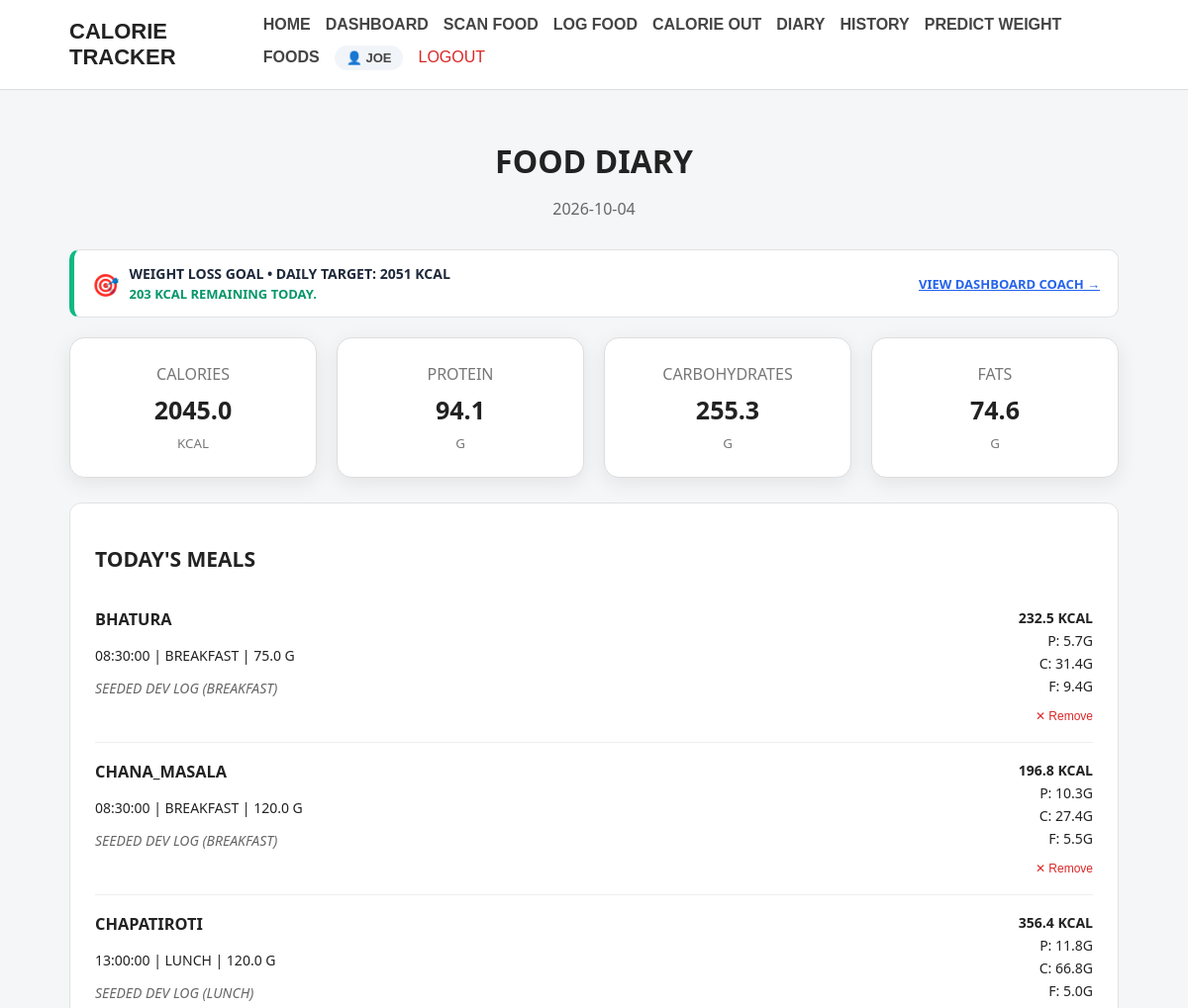
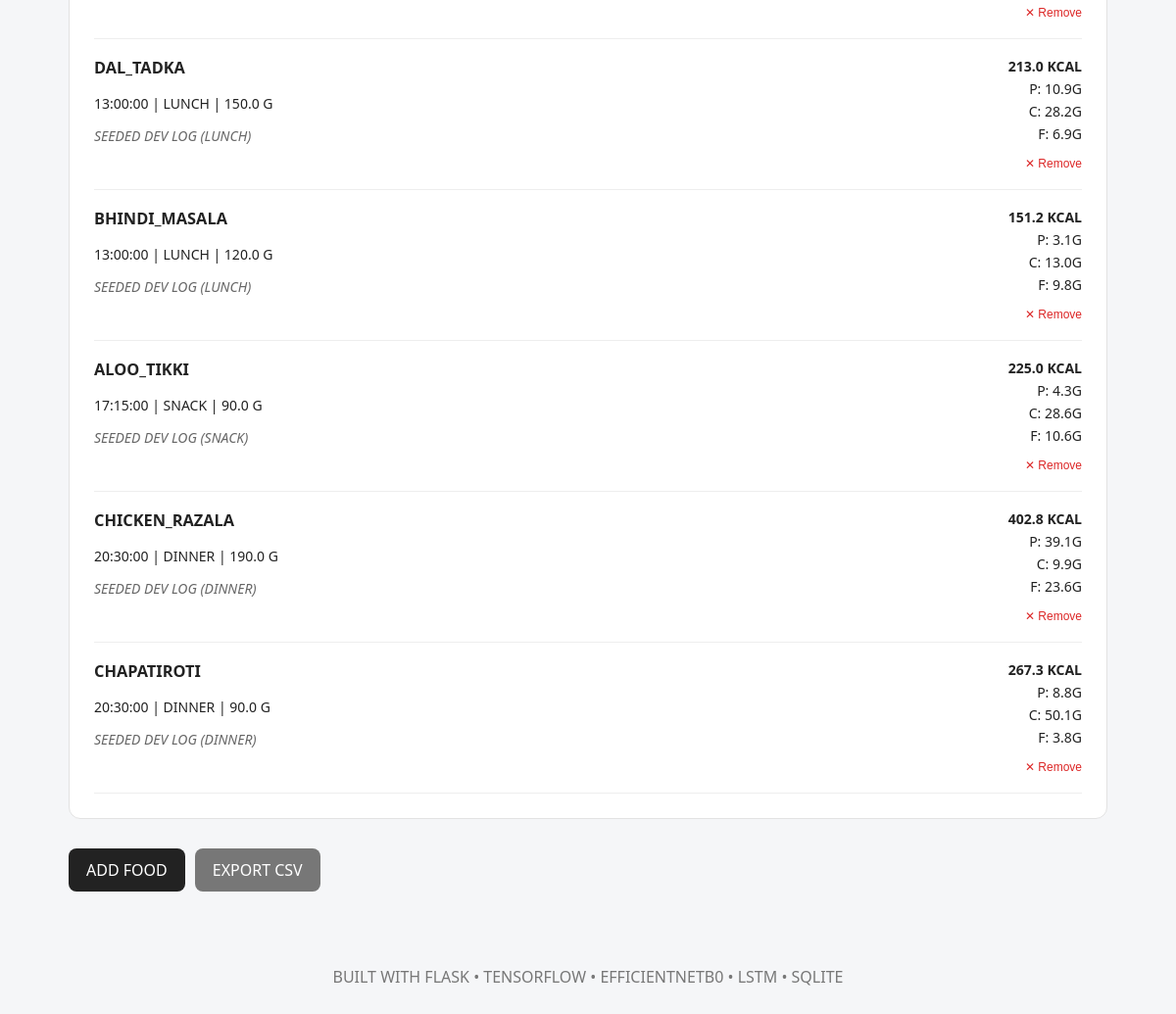
/diary/2026-10-04 (signed in), run on the app's committed database (2 pictures, top to bottom).
### tables this page shows
CREATE TABLE users (
            id INTEGER PRIMARY KEY AUTOINCREMENT,
            username TEXT NOT NULL,
            email TEXT NOT NULL UNIQUE,
            password_hash TEXT NOT NULL,
            created_at TIMESTAMP DEFAULT CURRENT_TIMESTAMP
        );

CREATE TABLE user_profiles (
            id INTEGER PRIMARY KEY AUTOINCREMENT,
            user_id INTEGER NOT NULL UNIQUE,
            age INTEGER NOT NULL,
            gender TEXT NOT NULL,
            height_cm REAL NOT NULL,
            goal TEXT NOT NULL,
            activity_level TEXT NOT NULL,
            FOREIGN KEY (user_id) REFERENCES users(id) ON DELETE CASCADE
        );

CREATE TABLE calorie_in_records (
            id INTEGER PRIMARY KEY AUTOINCREMENT,
            user_id INTEGER NOT NULL,
            dish_name TEXT NOT NULL,
            quantity REAL NOT NULL,
            meal_type TEXT,
            calories REAL DEFAULT 0.0,
            carbohydrates REAL DEFAULT 0.0,
            protein REAL DEFAULT 0.0,
            fats REAL DEFAULT 0.0,
            free_sugar REAL DEFAULT 0.0,
            fibre REAL DEFAULT 0.0,
            sodium REAL DEFAULT 0.0,
            calcium REAL DEFAULT 0.0,
            iron REAL DEFAULT 0.0,
            vitamin_c REAL DEFAULT 0.0,
            folate REAL DEFAULT 0.0,
            notes TEXT DEFAULT '',
            recorded_date TEXT NOT NULL,
            recorded_time TEXT,
            created_at TIMESTAMP DEFAULT CURRENT_TIMESTAMP,
            FOREIGN KEY (user_id) REFERENCES users(id) ON DELETE CASCADE
        );

### app.py (the view)
@app.route(
    "/diary/<date>"
)
@login_required
def diary_date(date):
    user_id = session.get("user_id")
    try:
        datetime.strptime(
            date,
            "%Y-%m-%d"
        )
    except ValueError:
        flash(
            "Invalid date. Use YYYY-MM-DD.",
            "error"
        )
        return redirect(
            url_for("diary")
        )
    entries = get_diary_by_date_user(
        user_id,
        date
    )
    totals = calculate_totals(
        entries
    )
    coach = get_daily_calorie_coach(
        user_id,
        date
    )
    return render_template(
        "diary.html",
        entries=entries,
        totals=totals,
        date=date,
        coach=coach
    )

### app.py (called while the page is built)
def login_required(view_func):
    @wraps(view_func)
    def wrapped_view(*args, **kwargs):
        if not session.get("user_id"):
            flash("Please log in to access this page.", "error")
            return redirect(url_for("login", next=request.path))
        return view_func(*args, **kwargs)
    return wrapped_view

@app.context_processor
def inject_user():
    user_id = session.get("user_id")
    if user_id:
        user = get_user_by_id(user_id)
        if user:
            return {"current_user": user, "logged_in": True}
    return {"current_user": None, "logged_in": False}

### database.py (called while the page is built)
def get_connection():
    connection = sqlite3.connect(
        DATABASE_PATH
    )
    connection.row_factory = sqlite3.Row
    connection.execute("PRAGMA foreign_keys = ON")
    return connection

def get_user_by_id(user_id):
    connection = get_connection()
    cursor = connection.cursor()
    cursor.execute("SELECT * FROM users WHERE id = ?", (user_id,))
    user = cursor.fetchone()
    connection.close()
    return user

def get_user_profile(user_id):
    connection = get_connection()
    cursor = connection.cursor()
    cursor.execute("SELECT * FROM user_profiles WHERE user_id = ?", (user_id,))
    profile = cursor.fetchone()
    connection.close()
    return profile

def get_latest_weight(user_id):
    connection = get_connection()
    cursor = connection.cursor()
    cursor.execute("""
        SELECT * FROM weight_records
        WHERE user_id = ?
        ORDER BY recorded_date DESC, created_at DESC
        LIMIT 1
    """, (user_id,))
    record = cursor.fetchone()
    connection.close()
    return record

def format_calorie_in_row(row):
    if row is None:
        return None
    d = dict(row)
    d["weight"] = d.get("quantity", 0.0)
    d["date"] = d.get("recorded_date", "")
    d["time"] = d.get("recorded_time", "")
    d["nutrition"] = {
        "Calories (kcal)": d.get("calories", 0.0),
        "Protein (g)": d.get("protein", 0.0),
        "Carbohydrates (g)": d.get("carbohydrates", 0.0),
        "Fats (g)": d.get("fats", 0.0),
        "Free Sugar (g)": d.get("free_sugar", 0.0),
        "Fibre (g)": d.get("fibre", 0.0),
        "Sodium (mg)": d.get("sodium", 0.0),
        "Calcium (mg)": d.get("calcium", 0.0),
        "Iron (mg)": d.get("iron", 0.0),
        "Vitamin C (mg)": d.get("vitamin_c", 0.0),
        "Folate (µg)": d.get("folate", 0.0)
    }
    return d

### templates/diary.html (shortened to what this page needs)
{% extends "base.html" %}
{% block content %}
<div class="page-header">
    <h1>
        Food Diary
    </h1>
    <p>
        {{ date }}
    </p>
</div>
{% if coach and coach.has_profile %}
<div class="card" style="margin-bottom: 20px; border-left: 5px solid {% if coach.is_over_budget %}#ef4444{% else %}#10b981{% endif %}; background: #ffffff; padding: 14px 18px; border-radius: 10px; display: flex; flex-wrap: wrap; justify-content: space-between; align-items: center; gap: 12px;">
    <div style="display: flex; align-items: center; gap: 10px;">
        <span style="font-size: 22px;">{% if coach.is_over_budget %}⚠️{% else %}🎯{% endif %}</span>
        <div>
            <strong style="color: #1e293b; font-size: 14px;">
                {{ coach.goal }} Goal &bull; Daily Target: {{ "%.0f"|format(coach.daily_target) }} kcal
            </strong>
            <p style="margin: 2px 0 0; font-size: 13px; color: {% if coach.is_over_budget %}#dc2626{% else %}#059669{% endif %}; font-weight: 600;">
                {% if coach.is_over_budget %}
                    Over budget by {{ "%.0f"|format(coach.excess_calories) }} kcal! Check Dashboard for activity burn-off suggestions.
                {% else %}
                    {{ "%.0f"|format(coach.remaining) }} kcal remaining today.
                {% endif %}
            </p>
        </div>
    </div>
    <div style="display: flex; gap: 10px;">
        <a href="{{ url_for('dashboard') }}" style="font-size: 13px; color: #2563eb; text-decoration: underline; font-weight: 600; align-self: center;">
            View Dashboard Coach &rarr;
        </a>
    </div>
</div>
{% endif %}
<div class="summary-grid">
    <div class="summary-card">
        <span>
            Calories
        </span>
        <strong>
            {{ "%.1f"|format(
                totals["Calories (kcal)"]
            ) }}
        </strong>
        <small>
            kcal
        </small>
    </div>
    <div class="summary-card">
        <span>
            Protein
        </span>
        <strong>
            {{ "%.1f"|format(
                totals["Protein (g)"]
            ) }}
        </strong>
        <small>
            g
        </small>
    </div>
    <div class="summary-card">
        <span>
            Carbohydrates
        </span>
        <strong>
            {{ "%.1f"|format(
                totals["Carbohydrates (g)"]
            ) }}
        </strong>
        <small>
            g
        </small>
    </div>
    <div class="summary-card">
        <span>
            Fats
        </span>
        <strong>
            {{ "%.1f"|format(
                totals["Fats (g)"]
            ) }}
        </strong>
        <small>
            g
        </small>
    </div>
</div>
{% if entries %}
<div class="card">
    <h2>
        Today's Meals
    </h2>
    {% for entry in entries %}
    <div class="diary-entry">
        <div>
            <h3>
                {{ entry.dish_name }}
            </h3>
            <p>
                {{ entry.time }}
                |
                {{ entry.meal_type|capitalize }}
                |
                {{ entry.weight }} g
            </p>
            {% if entry.notes %}
            <p class="notes">
                {{ entry.notes }}
            </p>
            {% endif %}
        </div>
        <div class="nutrition-small">
            <strong>
                {{ "%.1f"|format(
                    entry.nutrition[
                        "Calories (kcal)"
                    ]
                ) }}
                kcal
            </strong>
            <span>
                P:
                {{ "%.1f"|format(
                    entry.nutrition[
                        "Protein (g)"
                    ]
                ) }}g
            </span>
            <span>
                C:
                {{ "%.1f"|format(
                    entry.nutrition[
                        "Carbohydrates (g)"
                    ]
                ) }}g
            </span>
            <span>
                F:
                {{ "%.1f"|format(
                    entry.nutrition[
                        "Fats (g)"
                    ]
                ) }}g
            </span>
            {% if entry.id %}
            <form action="{{ url_for('delete_food', record_id=entry.id) }}" method="POST" style="margin-top:6px;" onsubmit="return confirm('Remove this food entry?');">
                <button type="submit" style="background:none; border:none; color:#dc2626; font-size:12px; cursor:pointer; padding:0;">
                    ✕ Remove
                </button>
            </form>
            {% endif %}
        </div>
    </div>
    {% endfor %}
</div>
{% endif %}
<div class="action-row">
    <a
        href="{{ url_for('log_food') }}"
        class="button"
    >
        Add Food
    </a>
    <a
        href="{{ url_for('export_diary') }}"
        class="button secondary"
    >
        Export CSV
    </a>
</div>
{% endblock %}

### templates/base.html (shortened to what this page needs)
<!DOCTYPE html>
<html lang="en">
<head>
    <link rel="stylesheet" href="{{ url_for('static', filename='css/style.css') }}">
</head>
<body>
    <nav class="navbar">
        <div class="nav-container">
            <a href="{{ url_for('home') }}" class="logo">
                Calorie Tracker
            </a>
            <div class="nav-links">
                <a href="{{ url_for('home') }}">
                    Home
                </a>
                {% if logged_in %}
                <a href="{{ url_for('dashboard') }}">
                    Dashboard
                </a>
                <a href="{{ url_for('food_scan') }}">
                    Scan Food
                </a>
                <a href="{{ url_for('log_food') }}">
                    Log Food
                </a>
                <a href="{{ url_for('calorie_out') }}">
                    Calorie Out
                </a>
                <a href="{{ url_for('diary') }}">
                    Diary
                </a>
                <a href="{{ url_for('history') }}">
                    History
                </a>
                <a href="{{ url_for('predict_weight') }}">
                    Predict Weight
                </a>
                <a href="{{ url_for('foods') }}">
                    Foods
                </a>
                <a href="{{ url_for('profile') }}" class="nav-user-badge">
                    👤 {{ current_user['username'] if current_user else 'Profile' }}
                </a>
                <a href="{{ url_for('logout') }}" class="nav-link-logout">
                    Logout
                </a>
                {% endif %}
            </div>
        </div>
    </nav>
    <main class="container">
        {% block content %}
        {% endblock %}
    </main>
    <footer>
        <p>
            Built with Flask • TensorFlow • EfficientNetB0 • LSTM • SQLite
        </p>
    </footer>
</body>
</html>

### static/css/style.css (style rules this page uses)
* { box-sizing: border-box; }
body { margin: 0; font-family: "Segoe UI", sans-serif; background: #f5f6f8; color: #222; text-transform: uppercase; }
.navbar { background: #ffffff; border-bottom: 1px solid #ddd; font-family: "Trebuchet MS", sans-serif; font-weight: bold; }
.nav-container { max-width: 1100px; margin: auto; padding: 16px 20px; display: flex; justify-content: space-between; align-items: center; gap: 20px; }
.logo { font-size: 22px; font-weight: bold; text-decoration: none; color: #222; }
.nav-links { display: flex; flex-wrap: wrap; gap: 15px; }
.nav-links a { text-decoration: none; color: #444; }
.container { max-width: 1100px; margin: auto; padding: 30px 20px; }
.button { display: inline-block; padding: 11px 18px; background: #222; color: white; text-decoration: none; border: none; border-radius: 8px; cursor: pointer; margin-top: 10px; text-transform: uppercase; }
.button.secondary { background: #777; text-transform: uppercase; }
.card { background: white; padding: 25px; margin-bottom: 20px; border-radius: 12px; border: 1px solid #e2e2e2; font-size: 14px; }
.page-header { margin-bottom: 25px; }
.summary-grid { display: grid; grid-template-columns: repeat(4, 1fr); gap: 15px; margin-bottom: 20px; }
.summary-card { background: white; border: 1px solid #ddd; border-radius: 10px; padding: 20px; }
.summary-card span, .summary-card small { display: block; color: #777; }
.summary-card strong { display: block; font-size: 25px; margin: 8px 0; }
.diary-entry { display: flex; justify-content: space-between; gap: 20px; padding: 18px 0; border-bottom: 1px solid #eee; }
.diary-entry h3 { margin-top: 0; }
.notes { color: #666; font-style: italic; }
.nutrition-small { display: flex; flex-direction: column; align-items: flex-end; gap: 4px; }
.action-row { display: flex; gap: 10px; flex-wrap: wrap; }
footer { text-align: center; padding: 30px; color: #777; }
.page-header { text-align: center; margin-bottom: 30px; }
.page-header h1 { margin-top: 20px; margin-bottom: 10px; }
.page-header p { color: #666; }
.summary-grid { display: grid; grid-template-columns: repeat(auto-fit, minmax(220px, 1fr)); gap: 20px; margin-bottom: 25px; }
.summary-card { background: white; padding: 25px; border-radius: 15px; text-align: center; box-shadow: 0 5px 20px rgba(0, 0, 0, 0.08); }
.nav-user-badge { display: inline-flex; align-items: center; gap: 6px; background: #f1f5f9; padding: 5px 12px; border-radius: 20px; font-weight: 600; font-size: 13px; color: #334155; position: relative; top: -3px; }
.nav-link-logout { color: #dc2626 !important; font-weight: 500; }

### data on the page
users: username "JOE"
user_profiles: goal "WEIGHT LOSS"
calorie_in_records: dish_name "BHATURA", time "08:30:00", meal_type "BREAKFAST", weight "75.0", notes "SEEDED DEV LOG (BREAKFAST)", calories "232.5", protein "5.7", carbohydrates "31.4", fats "9.4"
calorie_in_records: dish_name "CHANA_MASALA", time "08:30:00", meal_type "BREAKFAST", weight "120.0", notes "SEEDED DEV LOG (BREAKFAST)", calories "196.8", protein "10.3", carbohydrates "27.4", fats "5.5"
calorie_in_records: dish_name "CHAPATIROTI", time "13:00:00", meal_type "LUNCH", weight "120.0", notes "SEEDED DEV LOG (LUNCH)", calories "356.4", protein "11.8", carbohydrates "66.8", fats "5.0"
calorie_in_records: dish_name "DAL_TADKA", time "13:00:00", meal_type "LUNCH", weight "150.0", notes "SEEDED DEV LOG (LUNCH)", calories "213.0", protein "10.9", carbohydrates "28.2", fats "6.9"
calorie_in_records: dish_name "BHINDI_MASALA", time "13:00:00", meal_type "LUNCH", weight "120.0", notes "SEEDED DEV LOG (LUNCH)", calories "151.2", protein "3.1", carbohydrates "13.0", fats "9.8"
calorie_in_records: dish_name "ALOO_TIKKI", time "17:15:00", meal_type "SNACK", weight "90.0", notes "SEEDED DEV LOG (SNACK)", calories "225.0", protein "4.3", carbohydrates "28.6", fats "10.6"
calorie_in_records: dish_name "CHICKEN_RAZALA", time "20:30:00", meal_type "DINNER", weight "190.0", notes "SEEDED DEV LOG (DINNER)", calories "402.8", protein "39.1", carbohydrates "9.9", fats "23.6"
calorie_in_records: dish_name "CHAPATIROTI", time "20:30:00", meal_type "DINNER", weight "90.0", notes "SEEDED DEV LOG (DINNER)", calories "267.3", protein "8.8", carbohydrates "50.1", fats "3.8"

### other printed values
{{ date }} "2026-10-04"
{{ "%.0f"|format(coach.daily_target) }} "2051"
{{ "%.0f"|format(coach.remaining) }} "203"
{{ "%.1f"|format(
                totals["Calories (kcal)"]
            ) }} "2045.0"
{{ "%.1f"|format(
                totals["Protein (g)"]
            ) }} "94.1"
{{ "%.1f"|format(
                totals["Fats (g)"]
            ) }} "74.6"
